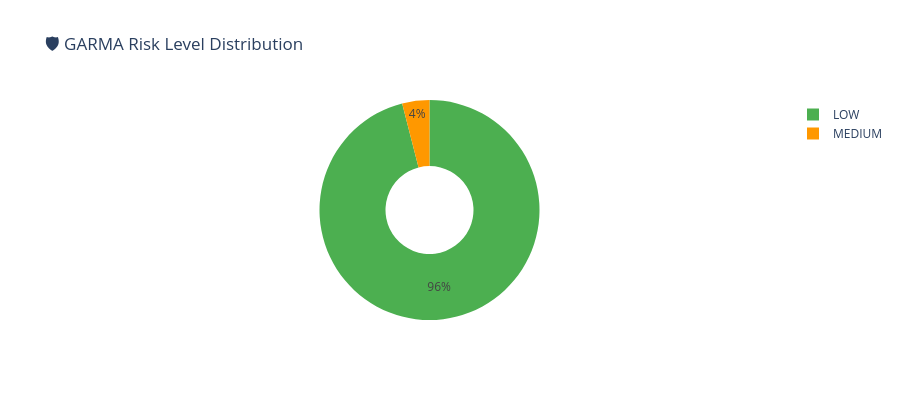
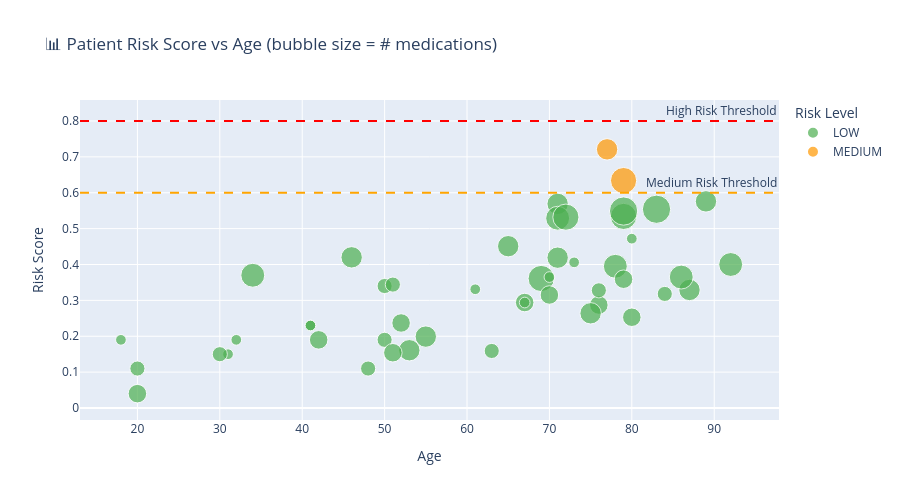
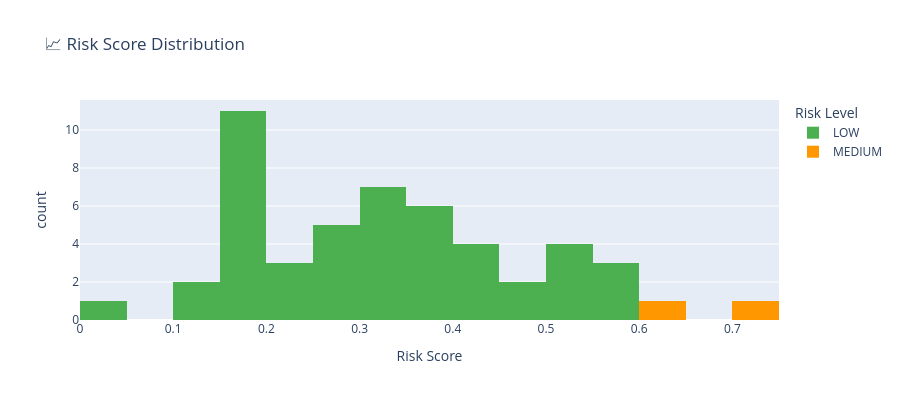
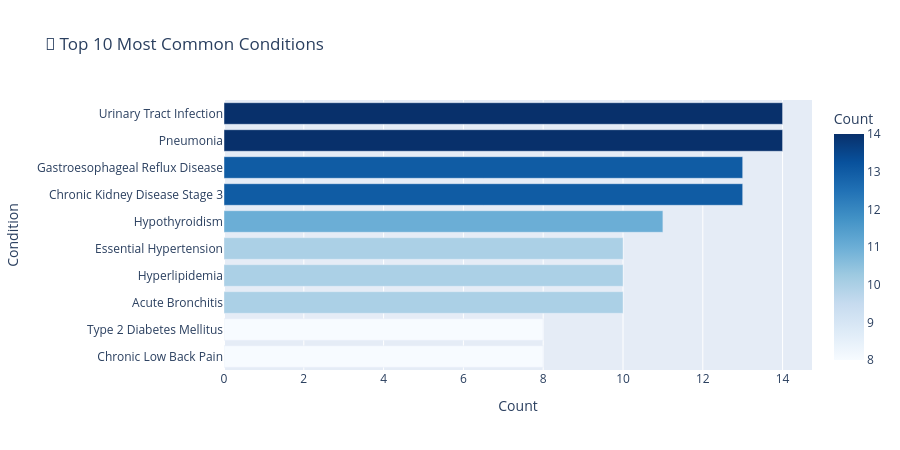

The code cell stored with these charts, in order, in its notebook:
### Markdown cell above
---
## 📈 Section 5: Interactive Visualizations

Rich Plotly visualizations showing risk distributions, age patterns, and population analytics.

### Code cell
# ═══════════════════════════════════════════════════════════
# SECTION 5: Visualizations
# ═══════════════════════════════════════════════════════════

# Build a comprehensive DataFrame for visualization
viz_data = []
for a in assessments:
    p = next((p for p in patients if p.patient_id == a.patient_id), None)
    if p:
        viz_data.append({
            "Patient": p.full_name,
            "Age": p.age,
            "Gender": p.gender,
            "Risk Score": a.overall_score,
            "Risk Level": a.risk_level.value,
            "Active Meds": len(p.active_medications),
            "Diagnoses": len(p.diagnoses),
            "Drug Interactions": len(a.drug_interactions),
            "Anomalies": len(a.anomalies),
            "Chronic Conditions": len(p.chronic_conditions),
        })

df = pd.DataFrame(viz_data)

# ── Chart 1: Risk Distribution Pie Chart ──
fig1 = px.pie(
    df, names="Risk Level",
    title="🛡️ GARMA Risk Level Distribution",
    color="Risk Level",
    color_discrete_map={"LOW": "#4caf50", "MEDIUM": "#ff9800", "HIGH": "#f44336", "CRITICAL": "#9c27b0"},
    hole=0.4,
)
fig1.update_layout(height=400)
fig1.show()

# ── Chart 2: Risk Score vs Age Scatter ──
fig2 = px.scatter(
    df, x="Age", y="Risk Score",
    color="Risk Level", size="Active Meds",
    hover_data=["Patient", "Drug Interactions"],
    title="📊 Patient Risk Score vs Age (bubble size = # medications)",
    color_discrete_map={"LOW": "#4caf50", "MEDIUM": "#ff9800", "HIGH": "#f44336", "CRITICAL": "#9c27b0"},
)
fig2.add_hline(y=0.6, line_dash="dash", line_color="orange", annotation_text="Medium Risk Threshold")
fig2.add_hline(y=0.8, line_dash="dash", line_color="red", annotation_text="High Risk Threshold")
fig2.update_layout(height=500)
fig2.show()

# ── Chart 3: Risk Score Histogram ──
fig3 = px.histogram(
    df, x="Risk Score", nbins=20, color="Risk Level",
    title="📈 Risk Score Distribution",
    color_discrete_map={"LOW": "#4caf50", "MEDIUM": "#ff9800", "HIGH": "#f44336", "CRITICAL": "#9c27b0"},
)
fig3.update_layout(height=400)
fig3.show()

# ── Chart 4: Most Common Conditions ──
condition_counts = {}
for p in patients:
    for d in p.diagnoses:
        condition_counts[d.condition] = condition_counts.get(d.condition, 0) + 1

cond_df = pd.DataFrame([
    {"Condition": k, "Count": v}
    for k, v in sorted(condition_counts.items(), key=lambda x: x[1], reverse=True)[:10]
])

fig4 = px.bar(
    cond_df, x="Count", y="Condition", orientation="h",
    title="🏥 Top 10 Most Common Conditions",
    color="Count", color_continuous_scale="blues",
)
fig4.update_layout(height=450, yaxis=dict(autorange="reversed"))
fig4.show()

print(f"\n✅ All visualizations rendered! ({len(df)} patients analyzed)")

### Figure 1 — Plotly figure (JSON) as saved in the notebook; plotly's stock layout.template omitted (floating-point values rounded to 4 significant figures)
{"data": [{"customdata": [["LOW"], ["LOW"], ["LOW"], ["LOW"], ["MEDIUM"], ["LOW"], ["LOW"], ["LOW"], ["LOW"], ["LOW"], ["LOW"], ["MEDIUM"], ["LOW"], ["LOW"], ["LOW"], ["LOW"], ["LOW"], ["LOW"], ["LOW"], ["LOW"], ["LOW"], ["LOW"], ["LOW"], ["LOW"], ["LOW"], ["LOW"], ["LOW"], ["LOW"], ["LOW"], ["LOW"], ["LOW"], ["LOW"], ["LOW"], ["LOW"], ["LOW"], ["LOW"], ["LOW"], ["LOW"], ["LOW"], ["LOW"], ["LOW"], ["LOW"], ["LOW"], ["LOW"], ["LOW"], ["LOW"], ["LOW"], ["LOW"], ["LOW"], ["LOW"]], "domain": {"x": [0, 1], "y": [0, 1]}, "hole": 0.4, "hovertemplate": "Risk Level=%{customdata[0]}<extra></extra>", "labels": ["LOW", "LOW", "LOW", "LOW", "MEDIUM", "LOW", "LOW", "LOW", "LOW", "LOW", "LOW", "MEDIUM", "LOW", "LOW", "LOW", "LOW", "LOW", "LOW", "LOW", "LOW", "LOW", "LOW", "LOW", "LOW", "LOW", "LOW", "LOW", "LOW", "LOW", "LOW", "LOW", "LOW", "LOW", "LOW", "LOW", "LOW", "LOW", "LOW", "LOW", "LOW", "LOW", "LOW", "LOW", "LOW", "LOW", "LOW", "LOW", "LOW", "LOW", "LOW"], "legendgroup": "", "marker": {"colors": ["#4caf50", "#4caf50", "#4caf50", "#4caf50", "#ff9800", "#4caf50", "#4caf50", "#4caf50", "#4caf50", "#4caf50", "#4caf50", "#ff9800", "#4caf50", "#4caf50", "#4caf50", "#4caf50", "#4caf50", "#4caf50", "#4caf50", "#4caf50", "#4caf50", "#4caf50", "#4caf50", "#4caf50", "#4caf50", "#4caf50", "#4caf50", "#4caf50", "#4caf50", "#4caf50", "#4caf50", "#4caf50", "#4caf50", "#4caf50", "#4caf50", "#4caf50", "#4caf50", "#4caf50", "#4caf50", "#4caf50", "#4caf50", "#4caf50", "#4caf50", "#4caf50", "#4caf50", "#4caf50", "#4caf50", "#4caf50", "#4caf50", "#4caf50"]}, "name": "", "showlegend": true, "type": "pie"}], "layout": {"height": 400, "legend": {"tracegroupgap": 0}, "title": {"text": "🛡️ GARMA Risk Level Distribution"}}}

### Figure 2 — Plotly figure (JSON) as saved in the notebook; plotly's stock layout.template omitted (floating-point values rounded to 4 significant figures)
{"data": [{"customdata": [["Brian Yang", 2], ["Andrea Young", 1], ["Barbara Donovan", 0], ["Omar Alvarado", 0], ["Tyler Sheppard", 1], ["Jerry Bradshaw", 4], ["Patricia Keller", 2], ["Joshua Kidd", 0], ["Deborah West", 0], ["Nichole Bradley", 2], ["Eddie Mills", 1], ["Sarah Reed", 2], ["Lisa Aguirre", 1], ["Ray Burns", 0], ["Christopher Burns", 0], ["Jennifer Shields", 0], ["Adam Williamson", 0], ["Jennifer Haney", 0], ["Michael Brooks", 1], ["Michael Mcneil", 0], ["Danny Moon", 0], ["Russell Davis", 0], ["Amy Key", 0], ["Glenn Martin", 0], ["Douglas Melton", 0], ["Julie Carpenter", 0], ["Kayla Strickland", 0], ["Karen Alexander", 0], ["Nicole Garcia", 0], ["Matthew Burgess", 0], ["Noah Brown", 0], ["Joseph Williams", 0], ["Dustin Hall", 0], ["Kathleen White", 1], ["Adam Woods", 0], ["Jordan Hunter", 0], ["Bradley Hansen", 0], ["Pamela Shannon", 0], ["Melissa Wilson", 0], ["Andrea Brooks", 0], ["Melissa Murphy", 0], ["Michael Berger", 1], ["George Mejia", 0], ["Matthew Lee", 0], ["Caitlin Diaz", 0], ["Stephen Diaz", 0], ["George Williams", 0], ["Jennifer Vazquez", 0]], "hovertemplate": "Risk Level=LOW<br>Age=%{x}<br>Risk Score=%{y}<br>Active Meds=%{marker.size}<br>Patient=%{customdata[0]}<br>Drug Interactions=%{customdata[1]}<extra></extra>", "legendgroup": "LOW", "marker": {"color": "#4caf50", "size": [4, 5, 6, 3, 5, 7, 7, 6, 4, 4, 5, 6, 5, 2, 3, 2, 1, 2, 3, 3, 0, 1, 3, 1, 2, 2, 3, 1, 2, 1, 4, 1, 2, 4, 1, 1, 4, 5, 4, 3, 2, 3, 4, 3, 1, 1, 2, 4], "sizemode": "area", "sizeref": 0.0175, "symbol": "circle"}, "mode": "markers", "name": "LOW", "orientation": "v", "showlegend": true, "type": "scatter", "x": [71, 92, 79, 67, 78, 79, 83, 69, 87, 89, 71, 72, 34, 50, 70, 84, 70, 51, 79, 20, 33, 61, 52, 80, 48, 50, 76, 73, 63, 31, 71, 32, 20, 65, 18, 41, 55, 86, 46, 42, 76, 80, 53, 51, 67, 41, 30, 75], "xaxis": "x", "y": [0.569, 0.4, 0.534, 0.294, 0.395, 0.549, 0.554, 0.361, 0.329, 0.576, 0.529, 0.532, 0.37, 0.34, 0.315, 0.318, 0.365, 0.344, 0.359, 0.04, 0.15, 0.331, 0.237, 0.472, 0.11, 0.19, 0.287, 0.406, 0.159, 0.15, 0.419, 0.19, 0.11, 0.451, 0.19, 0.23, 0.199, 0.365, 0.42, 0.19, 0.328, 0.253, 0.161, 0.154, 0.294, 0.23, 0.15, 0.264], "yaxis": "y"}, {"customdata": [["Gary Johnston", 2], ["Lauren Armstrong", 2]], "hovertemplate": "Risk Level=MEDIUM<br>Age=%{x}<br>Risk Score=%{y}<br>Active Meds=%{marker.size}<br>Patient=%{customdata[0]}<br>Drug Interactions=%{customdata[1]}<extra></extra>", "legendgroup": "MEDIUM", "marker": {"color": "#ff9800", "size": [6, 4], "sizemode": "area", "sizeref": 0.0175, "symbol": "circle"}, "mode": "markers", "name": "MEDIUM", "orientation": "v", "showlegend": true, "type": "scatter", "x": [79, 77], "xaxis": "x", "y": [0.634, 0.721], "yaxis": "y"}], "layout": {"annotations": [{"showarrow": false, "text": "Medium Risk Threshold", "x": 1, "xanchor": "right", "xref": "x domain", "y": 0.6, "yanchor": "bottom", "yref": "y"}, {"showarrow": false, "text": "High Risk Threshold", "x": 1, "xanchor": "right", "xref": "x domain", "y": 0.8, "yanchor": "bottom", "yref": "y"}], "height": 500, "legend": {"itemsizing": "constant", "title": {"text": "Risk Level"}, "tracegroupgap": 0}, "shapes": [{"line": {"color": "orange", "dash": "dash"}, "type": "line", "x0": 0, "x1": 1, "xref": "x domain", "y0": 0.6, "y1": 0.6, "yref": "y"}, {"line": {"color": "red", "dash": "dash"}, "type": "line", "x0": 0, "x1": 1, "xref": "x domain", "y0": 0.8, "y1": 0.8, "yref": "y"}], "title": {"text": "📊 Patient Risk Score vs Age (bubble size = # medications)"}, "xaxis": {"anchor": "y", "domain": [0, 1], "title": {"text": "Age"}}, "yaxis": {"anchor": "x", "domain": [0, 1], "title": {"text": "Risk Score"}}}}

### Figure 3 — Plotly figure (JSON) as saved in the notebook; plotly's stock layout.template omitted (floating-point values rounded to 4 significant figures)
{"data": [{"bingroup": "x", "hovertemplate": "Risk Level=LOW<br>Risk Score=%{x}<br>count=%{y}<extra></extra>", "legendgroup": "LOW", "marker": {"color": "#4caf50", "pattern": {"shape": ""}}, "name": "LOW", "nbinsx": 20, "orientation": "v", "showlegend": true, "type": "histogram", "x": [0.569, 0.4, 0.534, 0.294, 0.395, 0.549, 0.554, 0.361, 0.329, 0.576, 0.529, 0.532, 0.37, 0.34, 0.315, 0.318, 0.365, 0.344, 0.359, 0.04, 0.15, 0.331, 0.237, 0.472, 0.11, 0.19, 0.287, 0.406, 0.159, 0.15, 0.419, 0.19, 0.11, 0.451, 0.19, 0.23, 0.199, 0.365, 0.42, 0.19, 0.328, 0.253, 0.161, 0.154, 0.294, 0.23, 0.15, 0.264], "xaxis": "x", "yaxis": "y"}, {"bingroup": "x", "hovertemplate": "Risk Level=MEDIUM<br>Risk Score=%{x}<br>count=%{y}<extra></extra>", "legendgroup": "MEDIUM", "marker": {"color": "#ff9800", "pattern": {"shape": ""}}, "name": "MEDIUM", "nbinsx": 20, "orientation": "v", "showlegend": true, "type": "histogram", "x": [0.634, 0.721], "xaxis": "x", "yaxis": "y"}], "layout": {"barmode": "relative", "height": 400, "legend": {"title": {"text": "Risk Level"}, "tracegroupgap": 0}, "title": {"text": "📈 Risk Score Distribution"}, "xaxis": {"anchor": "y", "domain": [0, 1], "title": {"text": "Risk Score"}}, "yaxis": {"anchor": "x", "domain": [0, 1], "title": {"text": "count"}}}}

### Figure 4 — Plotly figure (JSON) as saved in the notebook; plotly's stock layout.template omitted (floating-point values rounded to 4 significant figures)
{"data": [{"hovertemplate": "Count=%{marker.color}<br>Condition=%{y}<extra></extra>", "legendgroup": "", "marker": {"color": [14, 14, 13, 13, 11, 10, 10, 10, 8, 8], "coloraxis": "coloraxis", "pattern": {"shape": ""}}, "name": "", "orientation": "h", "showlegend": false, "textposition": "auto", "type": "bar", "x": [14, 14, 13, 13, 11, 10, 10, 10, 8, 8], "xaxis": "x", "y": ["Urinary Tract Infection", "Pneumonia", "Gastroesophageal Reflux Disease", "Chronic Kidney Disease Stage 3", "Hypothyroidism", "Essential Hypertension", "Hyperlipidemia", "Acute Bronchitis", "Type 2 Diabetes Mellitus", "Chronic Low Back Pain"], "yaxis": "y"}], "layout": {"barmode": "relative", "coloraxis": {"colorbar": {"title": {"text": "Count"}}, "colorscale": [[0, "rgb(247,251,255)"], [0.125, "rgb(222,235,247)"], [0.25, "rgb(198,219,239)"], [0.375, "rgb(158,202,225)"], [0.5, "rgb(107,174,214)"], [0.625, "rgb(66,146,198)"], [0.75, "rgb(33,113,181)"], [0.875, "rgb(8,81,156)"], [1, "rgb(8,48,107)"]]}, "height": 450, "legend": {"tracegroupgap": 0}, "title": {"text": "🏥 Top 10 Most Common Conditions"}, "xaxis": {"anchor": "y", "domain": [0, 1], "title": {"text": "Count"}}, "yaxis": {"anchor": "x", "autorange": "reversed", "domain": [0, 1], "title": {"text": "Condition"}}}}
